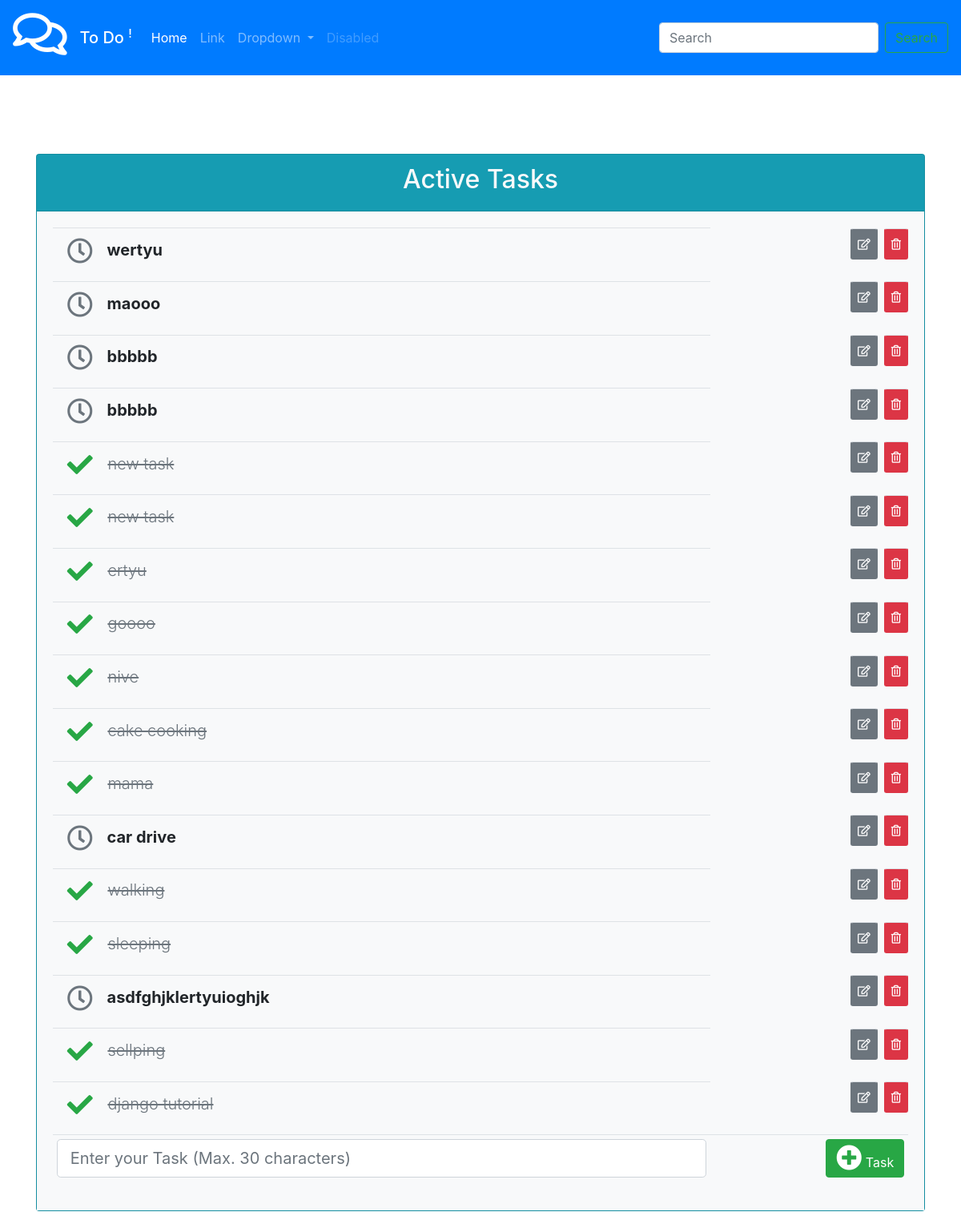
Before: / with the older database file.
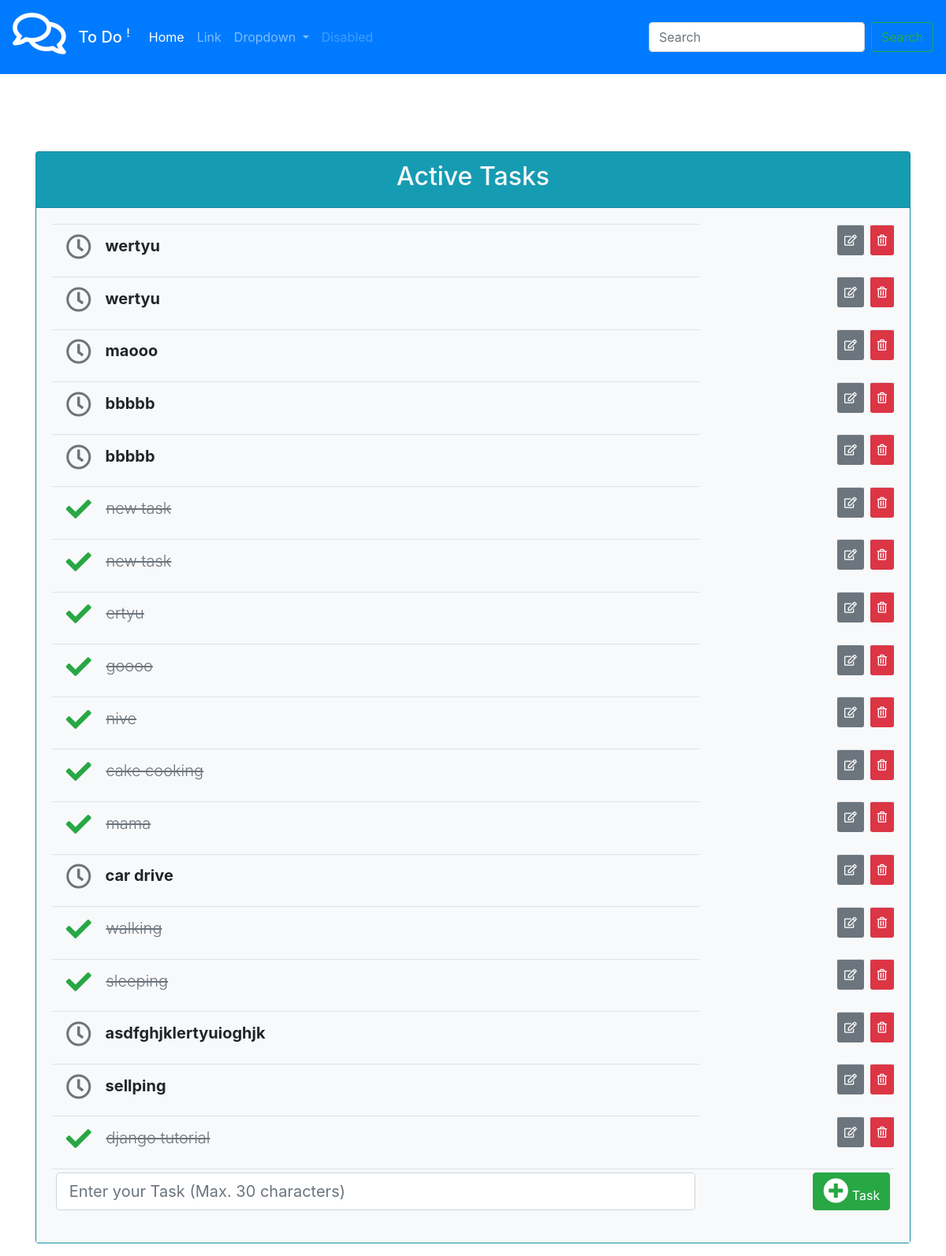
After: the same page with the newer database file.
### todo/models.py (models this page shows, shortened)
class Task(models.Model):
    T_name = models.CharField(max_length=30)
    T_status = models.BooleanField(default=False)
    T_published = models.DateTimeField(auto_now_add=True,auto_now=False)
    T_user = models.ForeignKey(User, on_delete=models.CASCADE,related_name='U_tasks')
    class Meta:
        ordering = ('-T_published',)

### todo/views.py (the view)
# urls.py: path('',views.tasks,name='tasks'),
def tasks(request):
    tasks = Task.objects.filter()
    if request.method == 'POST':
        form = AddTask(request.POST)
        if 'T_name' in request.POST:
            T_name = request.POST['T_name']
            if T_name:
                if form.is_valid():
                        T_name = form.cleaned_data['T_name']
                        if T_name:
                            newtask= form.save(commit=False)
                            newtask.T_status = False
                            newtask.T_user = request.user
                            newtask= form.save()
            else:
                messages.warning(request, 'please add task.')
                return redirect('todo:tasks')
    else:
        form = AddTask()
    context = {
        'tasks': tasks,
        'form' : form ,
    }
    return render(request, 'todo/index.html', context)

### todo/forms.py
class AddTask(forms.ModelForm):
    T_name = forms.CharField(max_length=30,label='add task')
    class Meta:
        model= Task
        fields = ('T_name',)

### todo/templates/todo/index.html (shortened to what this page needs)
{% extends 'base.html'  %}
{% load crispy_forms_tags %}
{% block content %}
<br><br><br><br><br><br><br><br>
<div class='container'>
    <div class="card bg-info mb-3">
      <div class="card-header"><h2 class="text-light text-center">Active Tasks</h2></div>
        <div class="card-body bg-light table-responsive">
            <table class="table table-hover table-sm">
                <tbody>
                      {% for task in tasks %}
                        <tr>
                            <td>
                                {% if task.T_status == False %}
                                    <h5 class='font-weight-bold'><a href="{% url 'todo:change_status' task_id=task.id %}" class="btn" role="button" aria-pressed="true">
                                    <i class="text-secondary far fa-clock fa-2x"></i>
                                    </a>
                                    <span>{{ task.T_name }}</span></h5>
                                {% else %}
                                    <h5 class='font-weight-light text-muted'><a href="{% url 'todo:change_status' task_id=task.id %}" class="btn" role="button" aria-pressed="true">
                                    <i class="text-success fas fa-check fa-2x"></i>
                                    </a>
                                    <span><del> {{ task.T_name }}</del></span></h5>
                                {% endif %}
                            </td>
                            <td class='float-right btn btn-sm btn-danger p-2'>
                                <i class="far fa-trash-alt"></i>
                            </td>
                            <td class='float-right btn btn-sm btn-secondary mr-2 p-2'>
                                <i class="far fa-edit"></i>
                            </td>
                        </tr>
                        {% endfor %}
                        <tr class="card-footer bg-light">
                          <form method='POST' action="">
                          <td>
                            <input name='T_name' class="form-control form-control-lg" type="text" placeholder="Enter your Task (Max. 30 characters)">
                          </td>
                          <td>
                              <button type="submit" class="btn btn-success float-right" id="add_task_btn"
                              title="Add a New Task"><i class="fas fa-plus-circle fa-2x"></i> Task</button>
                          </td>
                        </tr>
                </tbody>
            </table>
        </div>
      </div>
    </div>
{% endblock content  %}

Changed rows visible on the page:
added Task: T_name "wertyu"
changed Task "sellping": T_status True → False (drawn)
